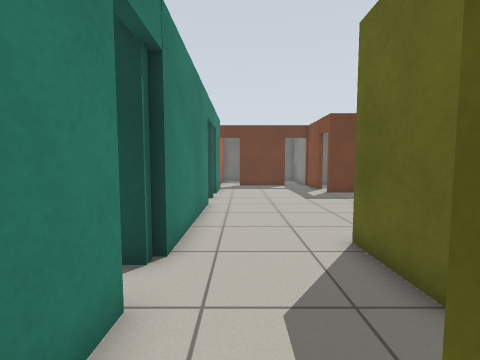
[1] (above)

21 first-person views from a walk through a world built for the Gazebo simulator. The camera is 0.94 m above the floor, tilts 4° down and sees 90° across. The floor is counted in squares, 0.5 m on a side. Each view is taken from the middle of a square. On the plan, view 1 faces up. The plan holds only what a view shows up to about 15 squares ahead; the rest is blank.

[2]
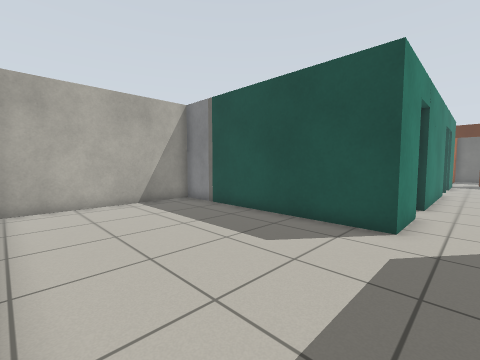

[3]
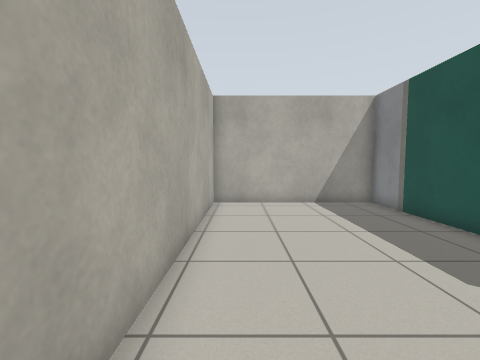

[4]
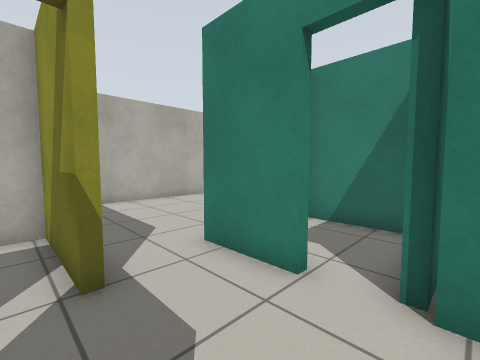

[5]
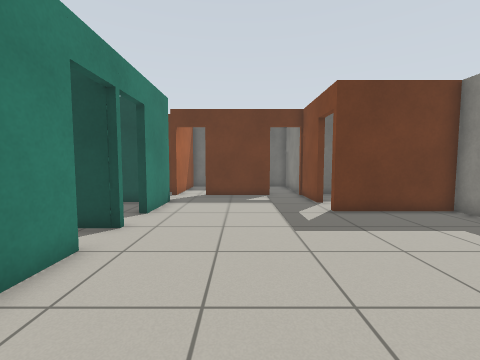

[6]
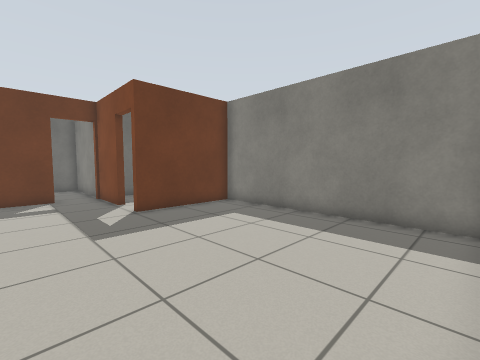

[7]
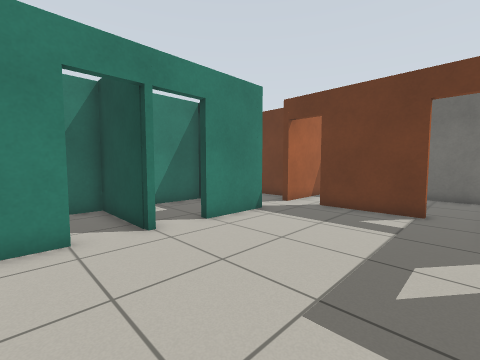

[8]
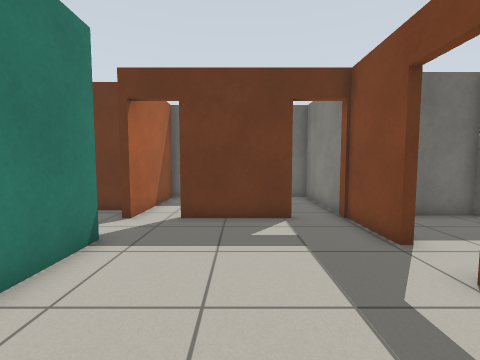

[9]
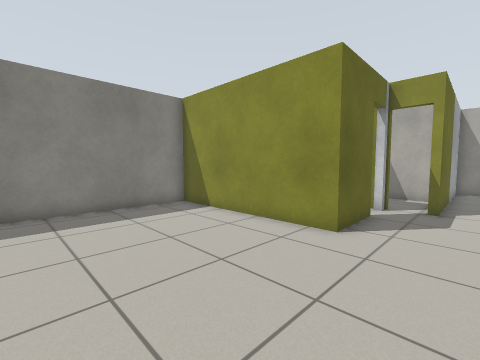

[10]
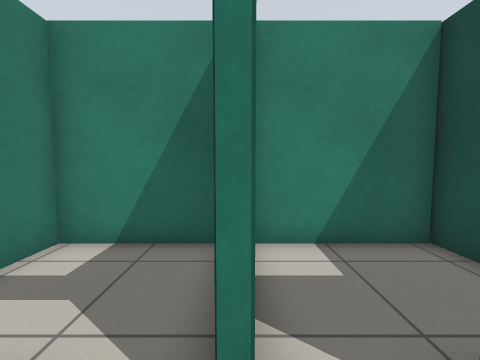

[11]
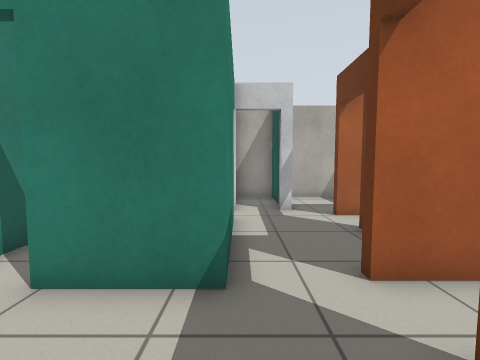

[12]
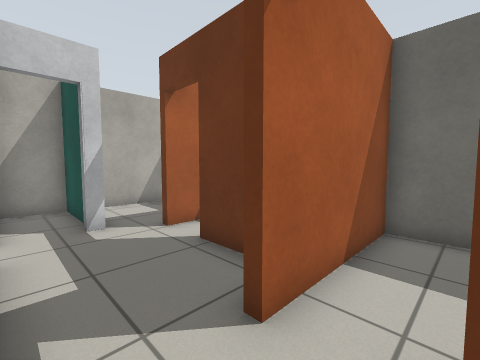

[13]
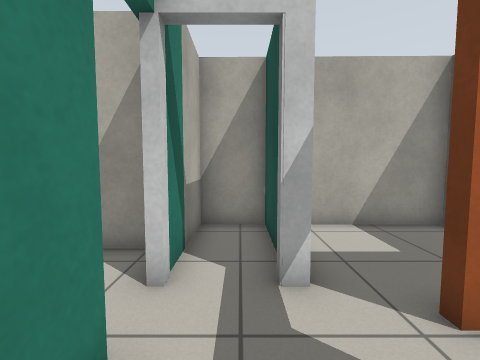

[14]
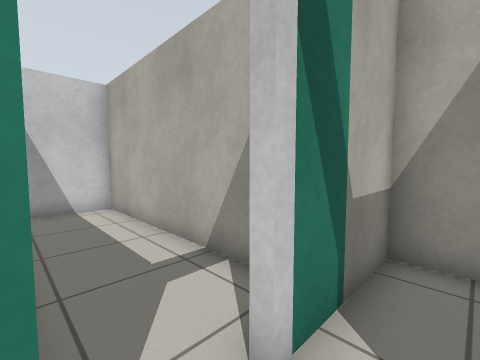

[15]
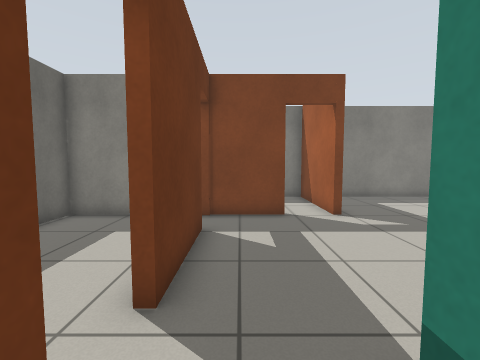

[16]
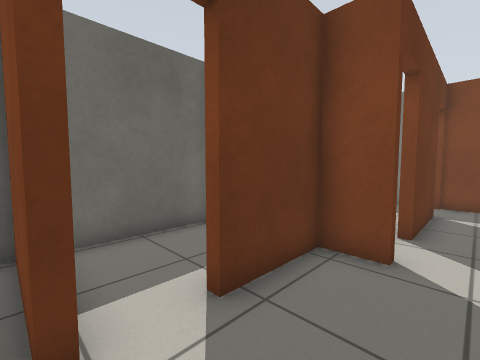

[17]
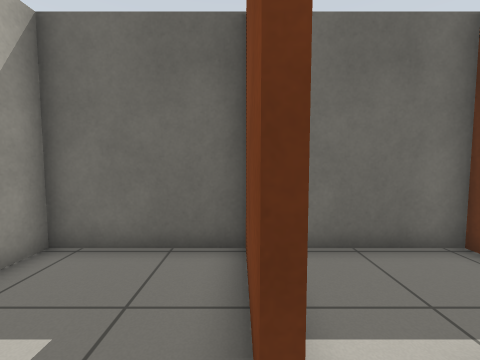

[18]
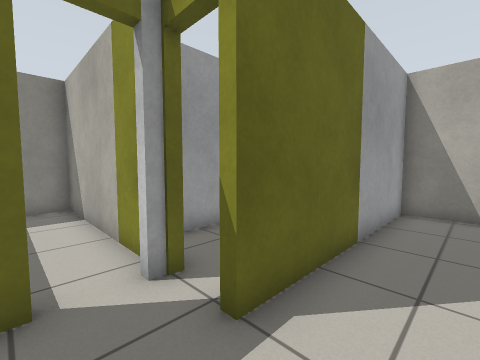

[19]
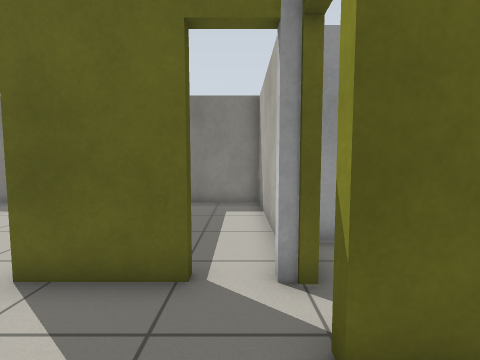

[20]
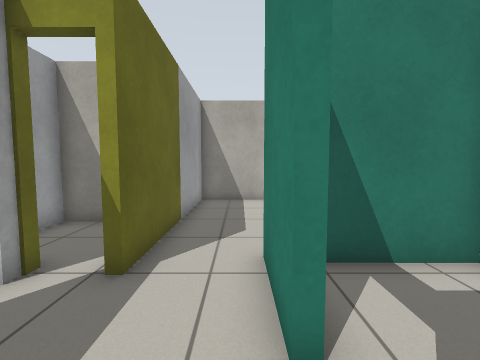

[21]
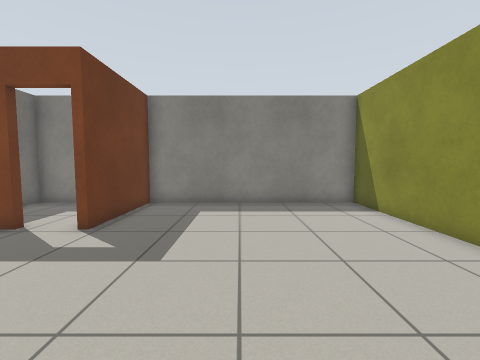

### Floor plan
Points are (right, up) in squares from view 1. A wall is a line through its corners. A room is listed if a view was taken in it or the views show most of it. See-through windows are left out.
Room 1 (views 1, 2, 3, 19)
walls: (-1.5, 2.9) (-1.5, 0.3) (-11.4, 0.3) (-11.4, -7.2) (1, -7.2) (1, 1.1)
ways out: opening at (-0.5, 1.5) to room 2
Room 2 (views 4, 5, 6, 7, 8, 9, 10, 11, 12, 18, 20, 21)
walls: (-1.5, 11.1) (-1.5, 4.7); (5.7, 17.2) (5.7, 19.9); (2.7, 2.7) (2.7, 5.6) (10.4, 5.6) (10.4, 15.3) (5.6, 15.3); (-1.5, 17.8) (-1.5, 14.9); (3.8, 20.1) (0, 20.1); (1, 1.1) (1.3, 1.1)
ways out: opening at (-0.5, 1.5) to room 1; opening at (-2, 19) to room 3; open door at (-0.5, 20) to room 5; open door at (4.5, 20) to room 5; open door at (6, 16.5) to room 8; open door at (-2, 12.5) to room 9; open door at (2.7, 1.3) to room 11; open door at (-2, 3.5)
Room 3 (views 13, 14, 15, 16)
walls: (-6.1, 17.8) (-1.5, 17.8); (-1.7, 20.1) (-2, 20.1)
ways out: opening at (-2, 19) to room 2; opening at (-5, 20) to room 4; open door at (-7.2, 18.2) to room 6
Room 4 (view 17)
walls: (-6.9, 21.4) (-6.9, 25.2) (-11.2, 25.2) (-11.3, 20.9); (-7.6, 20.1) (-7.6, 19.5); (-2, 20.1) (-2, 21.5) (-4.9, 21.5)
ways out: opening at (-5, 20) to room 3; open door at (-5.5, 22) to room 12
Room 5 (no view inside)
walls: (0, 25.2) (-1.7, 25.2) (-1.7, 20.1); (5.7, 19.9) (5.7, 25.2) (3.1, 25.2)
ways out: open door at (-0.5, 20) to room 2; open door at (4.5, 20) to room 2
Room 6 (no view inside)
walls: (-9.2, 17) (-9.2, 8.3) (-6.6, 8.3)
ways out: open door at (-7.2, 18.2) to room 3
Room 7 (no view inside)
walls: (3, 1.1) (10.4, 1.1) (10.4, 4.4)
Room 8 (no view inside)
walls: (10.4, 18.7) (10.4, 20.5) (7, 20.5); (5.6, 15.6) (10.4, 15.6) (10.4, 16.5)
ways out: open door at (6, 16.5) to room 2
Room 9 (no view inside)
walls: (-1.4, 12.8) (-5.5, 12.8) (-5.5, 8.7) (-4.1, 8.7)
ways out: open door at (-2, 12.5) to room 2
Room 10 (no view inside)
walls: (-2.8, 17.5) (-5.5, 17.5) (-5.5, 13.2); (-3.5, 13.1) (-2.7, 13.1)
Room 11 (no view inside)
walls: (1.3, 1.1) (1.3, -2.6) (4.7, -2.6) (4.7, 0.1)
ways out: open door at (2.7, 1.3) to room 2
Room 12 (no view inside)
walls: (-6.6, 22.8) (-6.6, 21.4); (-2, 25.2) (-6, 25.2)
ways out: open door at (-5.5, 22) to room 4
Room 13 (no view inside)
walls: (-8.6, 19.8) (-11.3, 19.8) (-11.3, 17.8) (-7.5, 17.8)

Positions as (right, up) in squares from view 1, and headings:
1: (0, 0), facing up
2: (0, -7), facing up-left
3: (0, -6), facing left
4: (2, 5), facing down-left
5: (2, 6), facing up
6: (2, 6), facing up-right
7: (5, 10), facing up-left
8: (2, 12), facing up
9: (0, 12), facing down-right
10: (0, 13), facing left
11: (2, 18), facing left
12: (0, 18), facing up-left
13: (-4, 19), facing left
14: (-6, 19), facing down-left
15: (-3, 19), facing right
16: (-7, 19), facing up-right
17: (-7, 20), facing up
18: (-1, 3), facing down-right
19: (-1, 2), facing right
20: (-1, 5), facing down
21: (-1, 11), facing right
